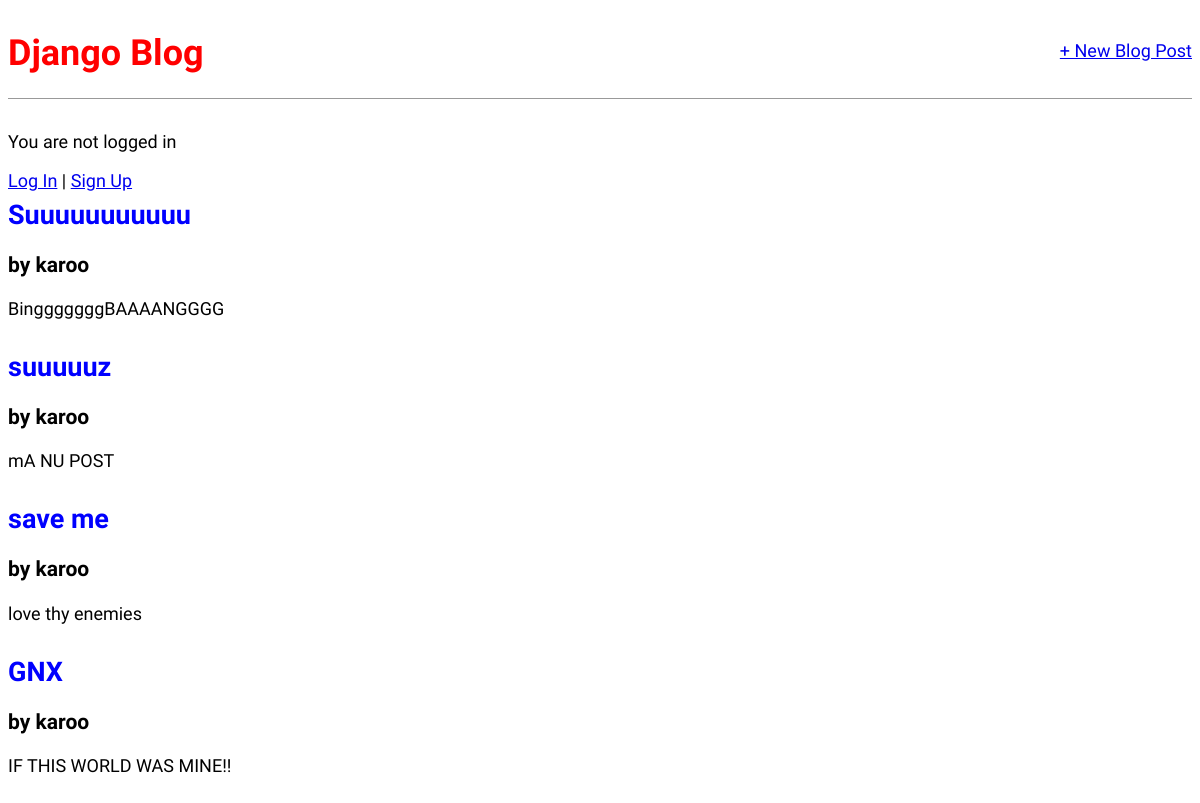
Before: / with the older database file.
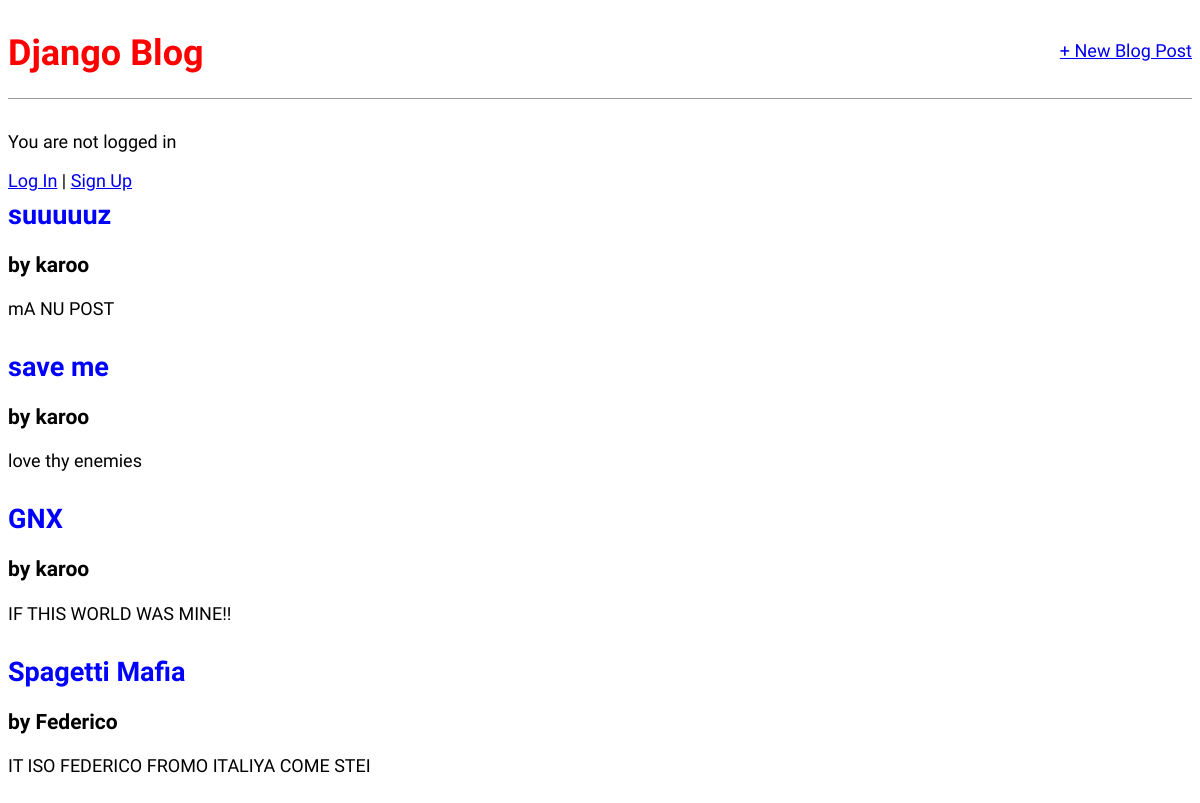
After: the same page with the newer database file.
### blog/models.py (models this page shows, shortened)
class Post(models.Model):
    title = models.CharField(max_length=200)
    author = models.ForeignKey(User, on_delete=models.CASCADE)
    body = models.TextField()

### blog/views.py (the view)
# urls.py: path('', BlogListView.as_view(), name='home'),
class BlogListView(ListView):
    model = Post
    template_name = "home.html"

### templates/home.html
{% extends 'base.html' %}
{% block content %}
    {% for post in post_list %}
        <div class="post-entry">
            <h2><a href="{% url 'post-detail' post.pk %}">{{ post.title }}</a></h2>
            <h3>by {{ post.author }}</h3>
            <p>{{ post.body }}</p>
        </div>
    {% endfor %}
{% endblock %}

Changed rows visible on the page:
removed Post: title "Suuuuuuuuuuu", author "karoo", body "BingggggggBAAAANGGGG"
added Post: title "Spagetti Mafia", author "Federico", body "IT ISO FEDERICO FROMO ITALIYA COME STEI"
